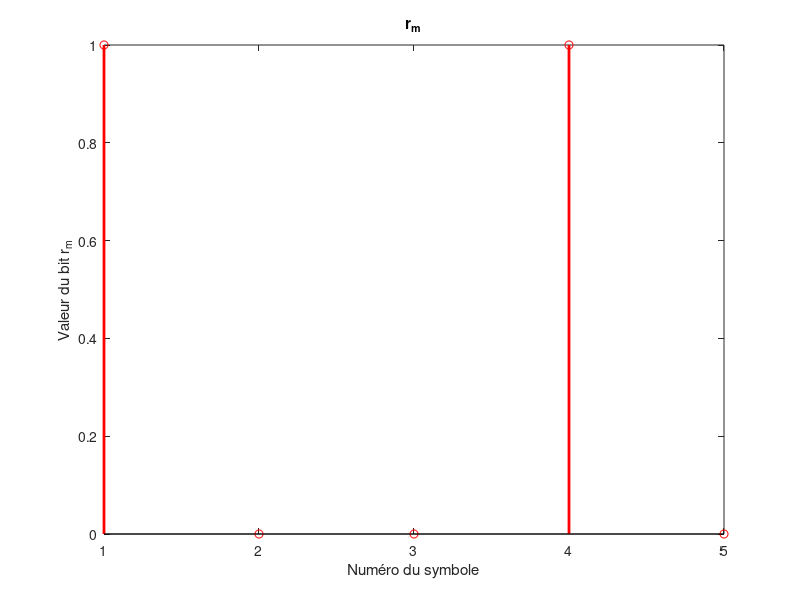

Source code (MATLAB):
clc;
clear;

%%%% Paramètres de base %%%%
Ts = 1e-6;  % Durée symbole 1µs
Fs = 20e6;  % Fréquence d'échantillonnage 20 MHz
Te = 1/Fs;  % Période d'échantillonnage
Fse = Ts / Te;  % Facteur de surÃ©chantillonnage (20)

%%%% Séquence binaire à transmettre %%%%
b = [1, 0, 0, 1, 0];  % Exemples de bits Ã  transmettre
N = length(b);  % Nombre de bits

%%%% Impulsions PPM pour 0 et 1 %%%%
p1 = [ones(1, Fse/2), zeros(1, Fse/2)];  % Impulsion pour bit 1 (1 puis 0)
p0 = [zeros(1, Fse/2), ones(1, Fse/2)];  % Impulsion pour bit 0 (0 puis 1)

%%%% Génération du signal sl(t) %%%%
sl = [];  % Initialisation du signal émis
for k = 1:N
    if b(k) == 0
        sl = [sl p0];
    else
        sl = [sl p1];
    end
end

%%%% Vecteur temps pour le tracé %%%%
t = (0:length(sl)-1) * Te;  % Vecteur temps


%%%% Modélisation du récepteur (Filtre de réception) %%%%
r_l = conv(sl, fliplr(p1), 'same');  % Convolution avec p1(t)

%%%% Décision pour obtenir rm %%%%
r_m = zeros(1, N);
for k = 1:N
    % Prendre la valeur à  mi-période de chaque symbole (point de décision)
    idx = round(k * Fse - Fse/2);  % Point de décision
    if r_l(idx) > 0.5  % Seuil de décision
        r_m(k) = 1;
    else
        r_m(k) = 0;
    end
end



%%%% Tracé du vecteur rm (le résultat de la décision) %%%%
figure;
stem(1:N, r_m, 'r', 'LineWidth', 2);
xlabel('Numéro du symbole');
ylabel('Valeur du bit r_m');
title('r_m');
